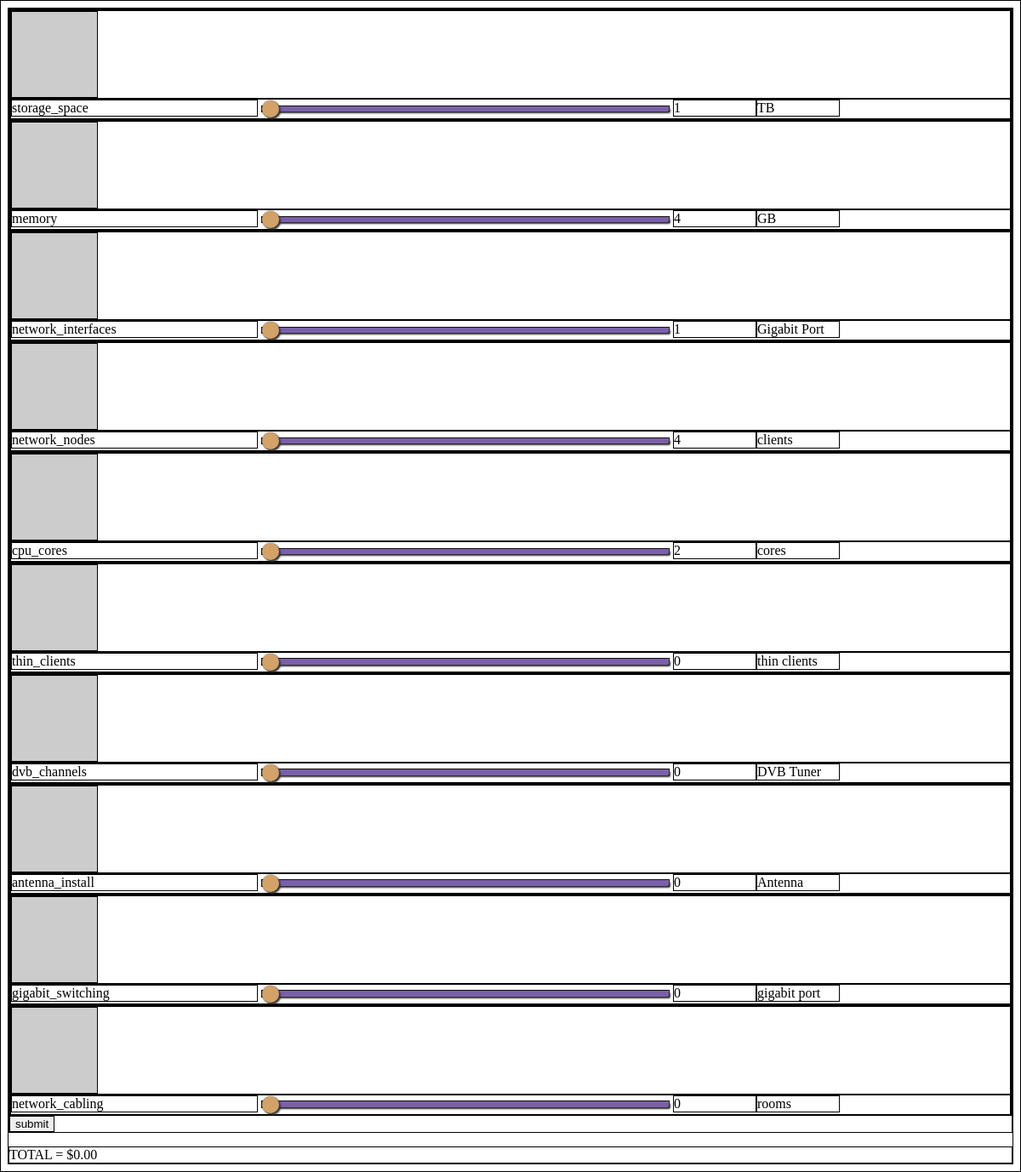
The page /quotepage.php on the database its author committed.
### tables this page shows
CREATE TABLE `line_item` (
  `line_item_id` int(11) NOT NULL,
  `name` varchar(128) NOT NULL,
  `system_name` varchar(128) NOT NULL,
  `description` varchar(1024) NOT NULL,
  `image_small` varchar(128) NOT NULL,
  `image_medium` varchar(128) NOT NULL,
  `image_large` varchar(128) NOT NULL,
  `units` varchar(32) NOT NULL,
  `unit_increment` int(11) NOT NULL,
  `unit_cost` decimal(8,0) NOT NULL,
  `units_small` int(11) NOT NULL,
  `units_medium` int(11) NOT NULL,
  `units_large` int(11) NOT NULL,
  `units_min` int(11) NOT NULL,
  `units_max` int(11) NOT NULL,
  `enabled` int(11) NOT NULL
);

### quotepage.php (the view, shortened to what this page needs)
<html>
    <head>
    <link rel="stylesheet" href="quotepage.css">
    </head>
    <body>
      <form action="submit.php" method="POST">
<?php
    $db = new PDO("mysql:host=localhost;dbname=quotesys;charset=utf8","root","");
    $sql = "SELECT * FROM line_item";
    $sth = $db->prepare($sql);
    $sth->execute();
    $result = $sth->fetchAll();
    foreach($result as $row) {
?>
    <div class="slider_item" id="slider_item_<?php echo $row['system_name']; ?>">
        <div class="slider_images">
            <img class="img_sm" id="img_sm_<?php echo $row['system_name']; ?>" src="<?php echo $row['image_small']; ?>"/>
        </div>
        <div class="slider_control">
            <label><?php echo $row['system_name']; ?></label>
            <input type="range" class="range_slider" name="<?php echo $row['system_name']; ?>" id="<?php echo $row['system_name']; ?>" value="<?php echo $row['units_min']; ?>"
                min="<?php echo $row['units_min']; ?>" max="<?php echo $row['units_max']; ?>" step="<?php echo $row['unit_increment']; ?>"
                onChange="slideMe(this)">
            <output class="slider_output" id="slider_output_<?php echo $row['system_name']; ?>"><?php echo $row['units_min']; ?></output><span><?php echo $row['units']; ?></span>
        </div>
    </div>
<?php
}
?>
  <input type="submit" value="submit">
</form>
<div id="quote_total"></div>
</body>
</html>

### quotepage.css (style rules this page uses)
* { border: solid 1px black; }
.img_sm { width: 100px; height: auto; }
.slider_control label { display: inline-block; min-width: 18em; }
.slider_control input { display: inline-block; min-width: 36em; }
.slider_control output { display: inline-block; min-width: 6em; }
.slider_control span { display: inline-block; min-width: 6em; }
input[type=range].range_slider { -webkit-appearance: none; width: 36em; margin: 6.65px 0; }

### rows shown on the page
line_item: system_name "storage_space", units_min+unit_increment "1", units_min "1", units "TB"
line_item: system_name "memory", units_min+unit_increment "4", units_min "4", units "GB"
line_item: system_name "network_interfaces", units_min+unit_increment "1", units_min "1", units "Gigabit Port"
line_item: system_name "network_nodes", units_min+unit_increment "4", units_min "4", units "clients"
line_item: system_name "cpu_cores", units_min+unit_increment "2", units_min "2", units "cores"
line_item: system_name "thin_clients", units_min "0", units "thin clients"
line_item: system_name "dvb_channels", units_min "0", units "DVB Tuner"
line_item: system_name "antenna_install", units_min "0", units "Antenna"
line_item: system_name "gigabit_switching", units_min "0", units "gigabit port"
line_item: system_name "network_cabling", units_min "0", units "rooms"
